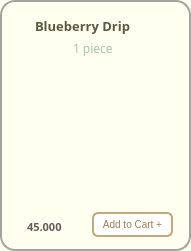
       <widget class="QFrame" name="frame_cookblueberry">
        <property name="geometry">
         <rect>
          <x>10</x>
          <y>590</y>
          <width>191</width>
          <height>251</height>
         </rect>
        </property>
        <property name="styleSheet">
         <string notr="true">background-color:#FFFFF0;
border-radius: 15px; 
border: 2px solid #A8A29E ;</string>
        </property>
        <property name="frameShape">
         <enum>QFrame::StyledPanel</enum>
        </property>
        <property name="frameShadow">
         <enum>QFrame::Raised</enum>
        </property>
        <widget class="QLabel" name="label_cookies_blueberry">
         <property name="geometry">
          <rect>
           <x>30</x>
           <y>60</y>
           <width>141</width>
           <height>131</height>
          </rect>
         </property>
         <property name="sizePolicy">
          <sizepolicy hsizetype="Fixed" vsizetype="Fixed">
           <horstretch>25</horstretch>
           <verstretch>25</verstretch>
          </sizepolicy>
         </property>
         <property name="minimumSize">
          <size>
           <width>25</width>
           <height>25</height>
          </size>
         </property>
         <property name="maximumSize">
          <size>
           <width>16777215</width>
           <height>16777215</height>
          </size>
         </property>
         <property name="sizeIncrement">
          <size>
           <width>3</width>
           <height>0</height>
          </size>
         </property>
         <property name="styleSheet">
          <string notr="true">border:0px;
border-radius:0px;
background-color: transparent</string>
         </property>
         <property name="frameShape">
          <enum>QFrame::WinPanel</enum>
         </property>
         <property name="text">
          <string/>
         </property>
         <property name="pixmap">
          <pixmap>../images/twisted_love.png</pixmap>
         </property>
         <property name="scaledContents">
          <bool>true</bool>
         </property>
        </widget>
        <widget class="QLabel" name="label_blueberry">
         <property name="geometry">
          <rect>
           <x>35</x>
           <y>16</y>
           <width>131</width>
           <height>20</height>
          </rect>
         </property>
         <property name="sizePolicy">
          <sizepolicy hsizetype="Fixed" vsizetype="Fixed">
           <horstretch>0</horstretch>
           <verstretch>0</verstretch>
          </sizepolicy>
         </property>
         <property name="font">
          <font>
           <family>Mongolian Baiti</family>
           <pointsize>10</pointsize>
           <weight>75</weight>
           <bold>true</bold>
          </font>
         </property>
         <property name="styleSheet">
          <string notr="true">border-radius: 0px;
border:0px solid;
color:#5A5A42</string>
         </property>
         <property name="text">
          <string>Blueberry Drip</string>
         </property>
        </widget>
        <widget class="QLabel" name="label_blueberry_size">
         <property name="geometry">
          <rect>
           <x>73</x>
           <y>40</y>
           <width>51</width>
           <height>16</height>
          </rect>
         </property>
         <property name="font">
          <font>
           <family>Mongolian Baiti</family>
           <pointsize>9</pointsize>
          </font>
         </property>
         <property name="styleSheet">
          <string notr="true">color: #A7C7A7;
border:0px</string>
         </property>
         <property name="text">
          <string>1 piece</string>
         </property>
        </widget>
        <widget class="QLabel" name="label_blueberry_price">
         <property name="geometry">
          <rect>
           <x>27</x>
           <y>219</y>
           <width>81</width>
           <height>16</height>
          </rect>
         </property>
         <property name="font">
          <font>
           <family>Mongolian Baiti</family>
           <pointsize>8</pointsize>
           <weight>75</weight>
           <bold>true</bold>
          </font>
         </property>
         <property name="styleSheet">
          <string notr="true">border:0px;
color: rgb(98, 94, 92);
</string>
         </property>
         <property name="text">
          <string>45.000</string>
         </property>
        </widget>
        <widget class="QPushButton" name="pushButton_add_blueberry">
         <property name="geometry">
          <rect>
           <x>92</x>
           <y>212</y>
           <width>81</width>
           <height>25</height>
          </rect>
         </property>
         <property name="maximumSize">
          <size>
           <width>16777207</width>
           <height>16777215</height>
          </size>
         </property>
         <property name="font">
          <font>
           <pointsize>-1</pointsize>
          </font>
         </property>
         <property name="styleSheet">
          <string notr="true">QPushButton {
    background-color: white;
    color: #A37B50;
    border: 2px solid #C2A87E;
    border-radius: 6px;
    padding: 4px 5px;
    font-size: 10px;
}

QPushButton:hover {
    background-color: #F7F3EF;
}

QPushButton:pressed {
    background-color: #E6D5C3;
}
</string>
         </property>
         <property name="text">
          <string>Add to Cart +</string>
         </property>
        </widget>
       </widget>
